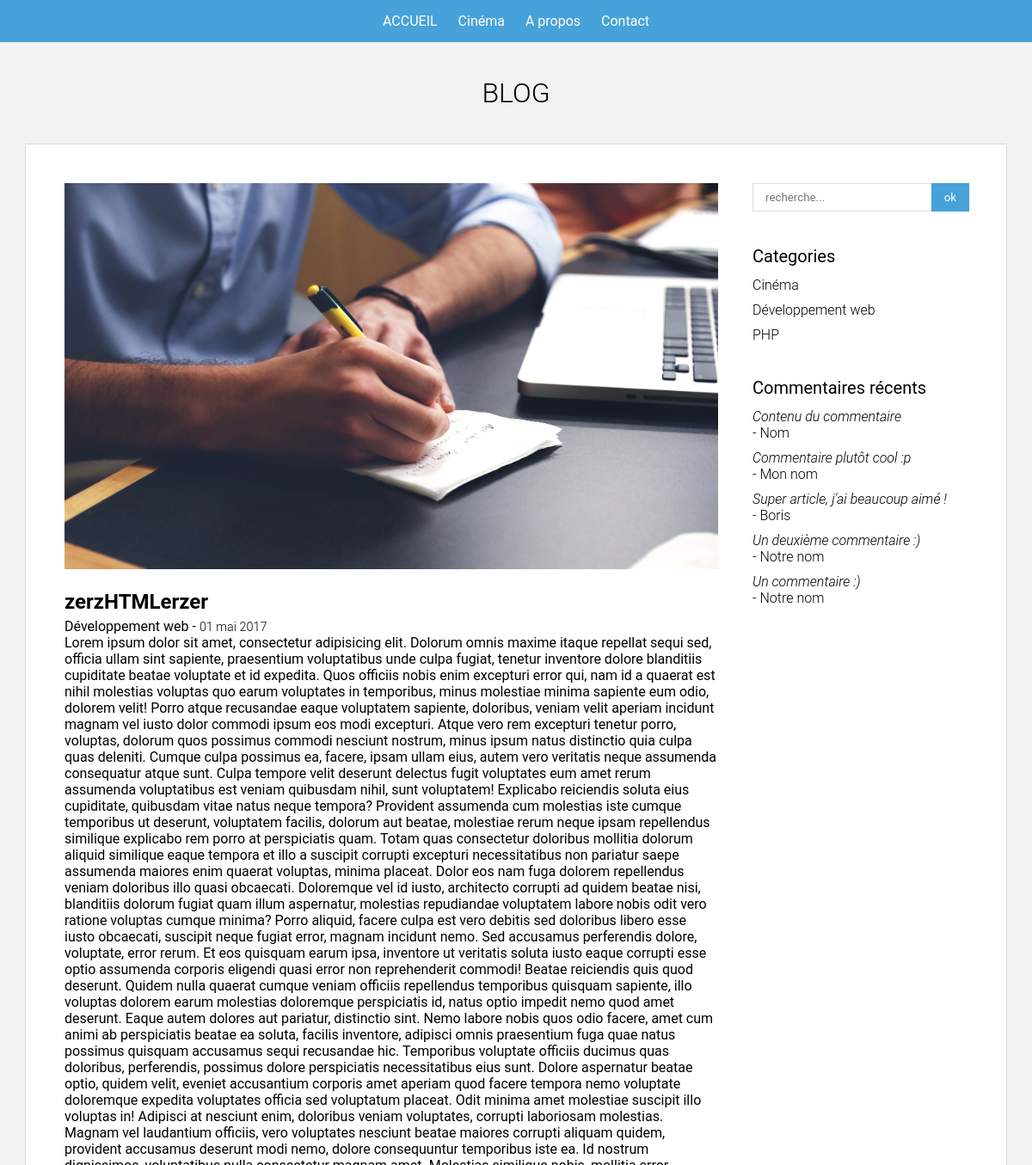
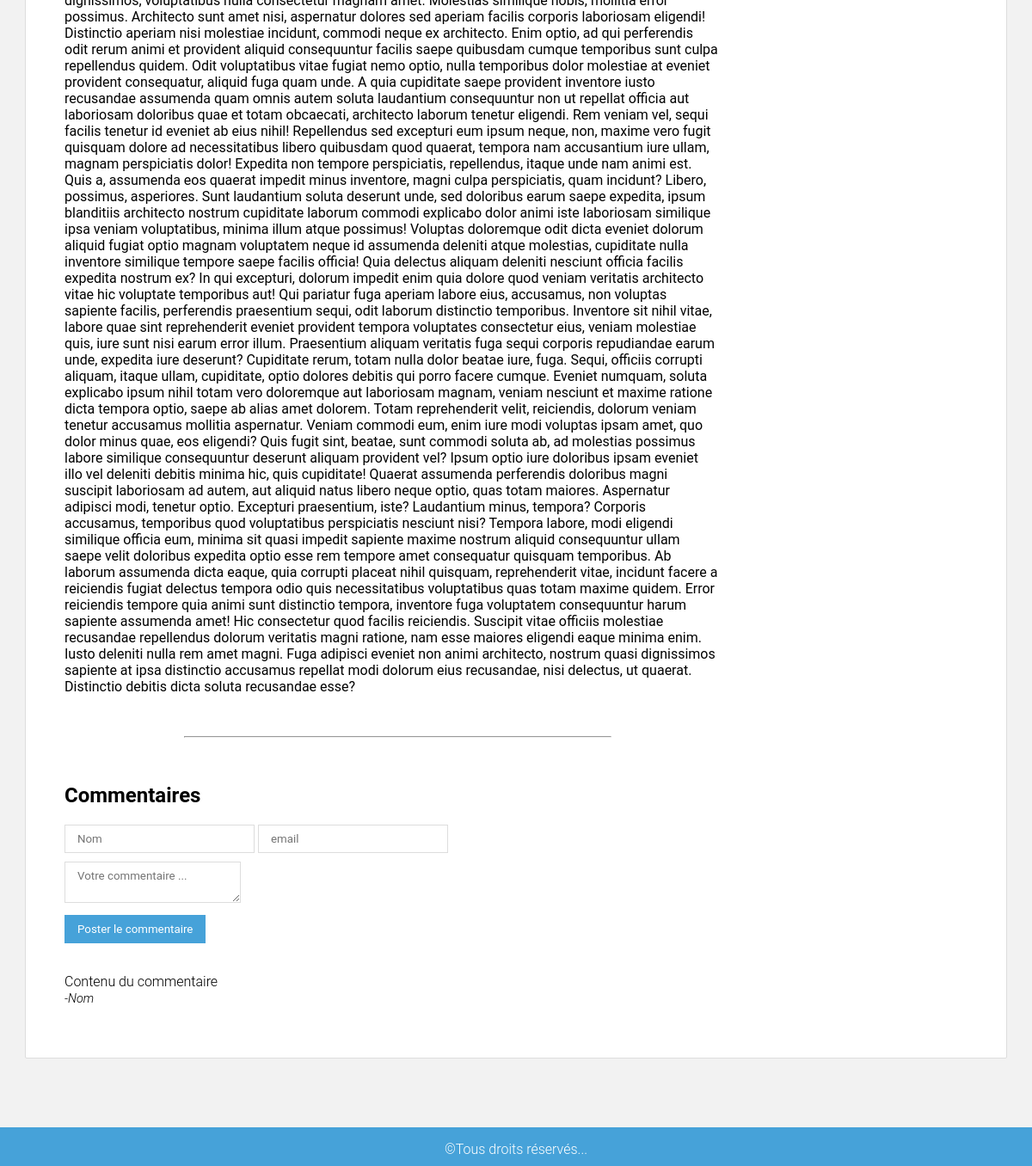
The page /php/articles.php?id=2 on the database its author committed (2 pictures, top to bottom).
### tables this page shows
CREATE TABLE `articles` (
    `id` INT(10) NOT NULL AUTO_INCREMENT,
    `titre` VARCHAR(255) NOT NULL,
    `contenu` TEXT NOT NULL,
    `categorie` VARCHAR(255) NOT NULL,
    `datetime_post` DATETIME NOT NULL DEFAULT CURRENT_TIMESTAMP(),
    PRIMARY KEY (`id`)
);

CREATE TABLE `categories` (
    `id` INT(10) NOT NULL AUTO_INCREMENT,
    `categorie` VARCHAR(255) NOT NULL,
    `categorie_url` VARCHAR(255) NOT NULL,
    PRIMARY KEY (`id`)
);

CREATE TABLE `commentaires` (
    `id` INT(10) NOT NULL AUTO_INCREMENT,
    `id_article` INT NOT NULL,
    `nom` VARCHAR(255) NOT NULL,
    `email` VARCHAR(255) NOT NULL,
    `contenu` TEXT NOT NULL,
    PRIMARY KEY (`id`)
);

### php/functions.php (called while the page is built)
<?php
function getNomCategorie($slug) {
	global $bdd;
	$categorie = $bdd->prepare('SELECT categorie FROM categories WHERE categorie_url = ?');
	$categorie->execute([$slug]);
	$categorie = $categorie->fetchColumn();
	return $categorie;
}

### php/config.php (called while the page is built, shortened)
<?php
$inscris = 'root';
try {
    $bdd = new PDO('mysql:host=localhost;dbname=Blog', $inscris);
$bdd->query('SET lc_time_names = "fr_FR"');
} catch (PDOException $e)
{
    print "Erreur !: " . $e->getMessage() . "<br/>";
    die();
}
$side_categories = $bdd->query('SELECT * FROM categories ORDER BY categorie');
$side_commentaires = $bdd->query('SELECT * FROM commentaires ORDER BY id DESC LIMIT 5');
?>

### php/articles.php (the view, shortened to what this page needs)
<?php
require_once 'config.php';
require_once 'functions.php';
if (!empty($_GET['id'])) {
    $id = htmlspecialchars($_GET['id']);
    $article = $bdd->prepare('SELECT *, DATE_FORMAT(datetime_post, "%d %M %Y") date_formatee FROM articles WHERE id = ?');
    $article->execute([$id]);
    $article = $article->fetch(PDO::FETCH_ASSOC);
    $commentaires = $bdd->prepare('SELECT * FROM commentaires WHERE id_article =? ORDER BY id DESC');
    $commentaires->execute([$article['id']]);
} else {
    header('location :index.php');
    exit();
}
?>
<!DOCTYPE html>
<html lang="en">
<head>
    <link rel="stylesheet" href="../css/style.css">
</head>
<body>
    <?php include_once "../includes/head.php" ?>
    <article>
        <img src="../images/miniatures/<?= $article['id'] ?>.jpg" alt="miniature">
        <h2><?= $article['titre'] ?></h2>
        <span class="categorie"><?= getNomCategorie($article['categorie']) ?></span> - <span class="date">
            <?= $article['date_formatee'] ?></span>
        <div class="contenu">
            <?= htmlspecialchars_decode(nl2br($article['contenu'])) ?>
        </div>
    </article>
    <hr>
    <section id="commentaires" class="commentaires">
        <h2>Commentaires</h2>
        <form method="POST" action="#commentaires">
            <input type="text" name="nom" placeholder="Nom" <?php if (isset($nom)) {
                                                                echo ' value="' . $nom . '"';
                                                            } ?>required>
            <input type="email" name="email" placeholder="email" <?php if (isset($email)) {
                                                                        echo ' value="' . $email . '"';
                                                                    } ?>required>
            <br>
            <textarea name="contenu" placeholder="Votre commentaire ..." <?php if (isset($contenu)) {
                                                                                echo $contenu;
                                                                            } ?>required>
</textarea>
            <br>
            <input type="submit" name="commentaire" value="Poster le commentaire">
        </form>
<?php while($c = $commentaires->fetch(PDO::FETCH_ASSOC)){?>
        <div class="commentaire">
            <p><?=$c['contenu']?></p>
            <span class="auteur">-<?=$c['nom']?></span>
        </div>
<?php }?>
    </section>
    <?php include_once "../includes/foot.php" ?>
</body>
</html>

### includes/foot.php (shortened to what this page needs)
</section>
        <section class="sidebar">
<form method="GET" action="index.php">
<input type="text" name="q" placeholder="recherche...">
    <input type="submit"  value="ok">
</form>
<h4>Categories</h4>
<ul>
<?php while($c = $side_categories->fetch(PDO::FETCH_ASSOC)){?>
<li><a href="index.php?categorie=<?=$c['categorie_url']?>"><?= $c['categorie']?></a></li>
<?php }?>
</ul>
<h4>Commentaires récents</h4>
<ul>
<?php while($c = $side_commentaires->fetch(PDO::FETCH_ASSOC)){?>
<li>
<a href="articles.php?id=<?= $c['id_article']?>#commentaires">
<i><?=substr($c['contenu'],0,100)?></i><br>
 - <?=$c['nom']?>
</a>
</li>
<?php }?>
</ul>
        </section>
    </div>
<footer>
<div class="container">
<p>&copy;Tous droits réservés...</p>
</div>
</footer>

### css/style.css (style rules this page uses)
html, body { margin: 0; padding: 0; font-family: Roboto, sans-serif; background-color: #f2f2f2; }
.container { width: 1100px; margin: 0 auto; }
img { width: 100%; }
.sidebar { width: 25%; float: right; margin-top: 25px; }
.sidebar ul li { list-style: none; margin-bottom: 10px; }
.sidebar ul { padding: 0 10px 0 0; margin: 0; font-weight: 300; }
.sidebar h4 { font-size: 1.25em; font-weight: 400; margin: 40px 0 12px 0; }
a { text-decoration: none; color: #000; transition: color .3s ease; }
p { margin: 10px 0 0 0; font-weight: 300; }
.date { font-size: 0.9em; font-weight: 300; }
input, textarea { outline: none; background-color: #fff; border: 1px solid #dddddd; padding: 8px 14px; font-family: Roboto, sans-serif; }
.sidebar input[type=text] { width: 65%; }
input[type=submit] { background: #46a2d9; border-color: #46a2d9; color: #fff; }
.sidebar input[type=submit] { left: -5px; position: relative; }
.commentaires textarea { margin: 10px 0; }
footer { background-color: #46a2d9; color: #fff; padding: 6px 0 10px 0; margin-top: 80px; text-align: center; }
article, .commentaires { padding: 25px 40px 40px 25px; }
.commentaire { margin-top: 35px; }
.commentaire p { margin-bottom: 0; }
.commentaire .auteur { font-style: italic; font-weight: 300; font-size: 0.9em; }
article h2 { margin-bottom: 5px; }
hr { color: #dddddd; width: 60%; }

### rows shown on the page
articles: titre "zerzHTMLerzer", categorie.categorie "Développement web", contenu "Lorem ipsum dolor sit amet, consectetur adipisicing elit. Dolorum omnis maxime itaque repellat sequi sed, officia ullam sint sapiente, praesentium voluptatibus unde culpa fugiat, tenetur inventore dolore blanditiis cupiditate beatae voluptate et id expedita. Quos officiis nobis enim excepturi error qui, nam id a quaerat est nihil molestias voluptas quo earum voluptates in temporibus, minus molestiae minima sapiente eum odio, dolorem velit! Porro atque recusandae eaque voluptatem sapiente, doloribus, veniam velit aperiam incidunt magnam vel iusto dolor commodi ipsum eos modi excepturi. Atque vero rem excepturi tenetur porro, voluptas, dolorum quos possimus commodi nesciunt nostrum, minus…"
commentaires: contenu "Contenu du commentaire", nom "Nom"
categories: categorie "Cinéma"
categories: categorie "Développement web"
categories: categorie "PHP"
commentaires: contenu "Commentaire plutôt cool :p", nom "Mon nom"
commentaires: contenu "Super article, j'ai beaucoup aimé !", nom "Boris"
commentaires: contenu "Un deuxième commentaire :)", nom "Notre nom"
commentaires: contenu "Un commentaire :)", nom "Notre nom"

### other values the page prints
$article['date_formatee'] "01 mai 2017"
